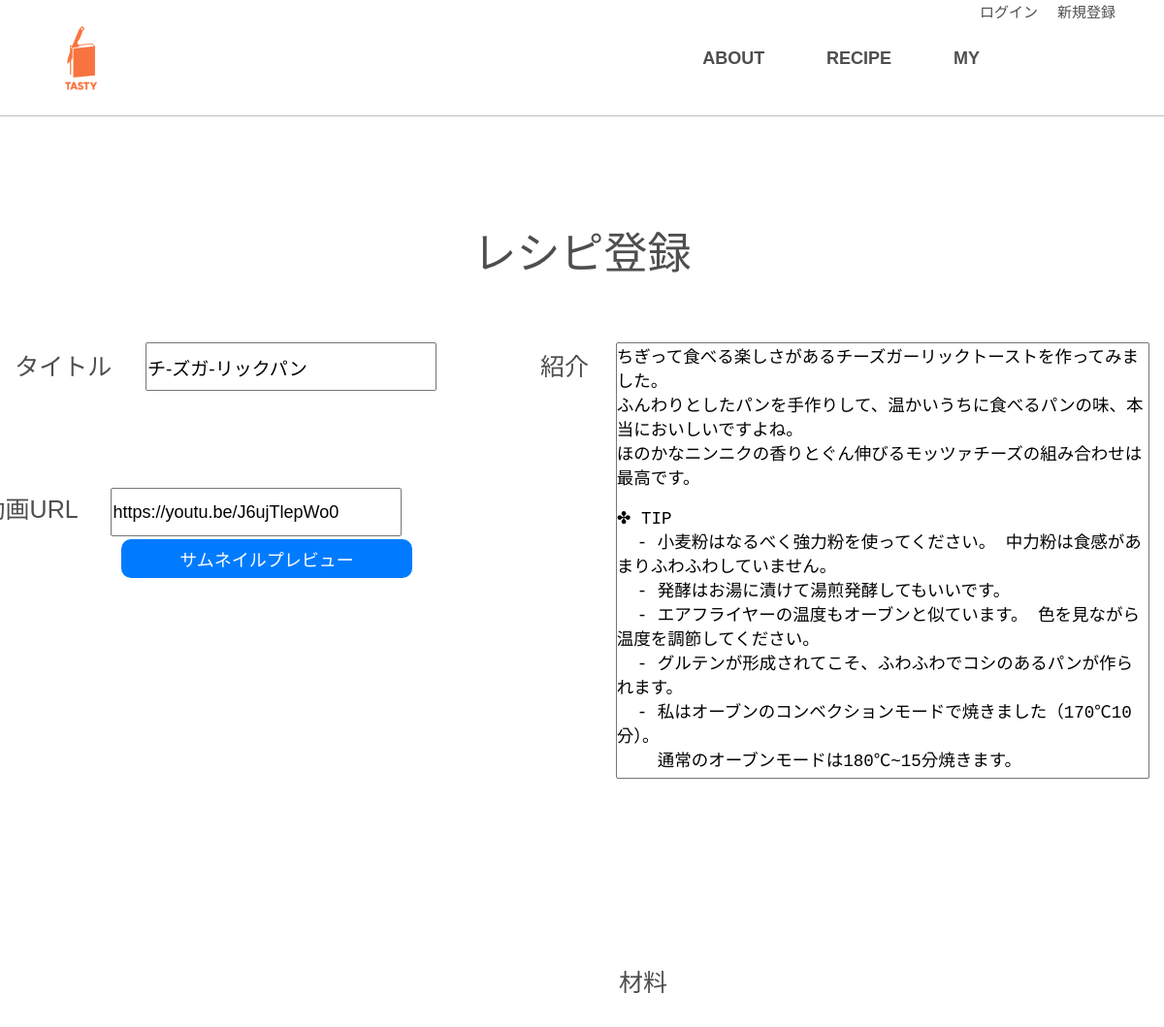
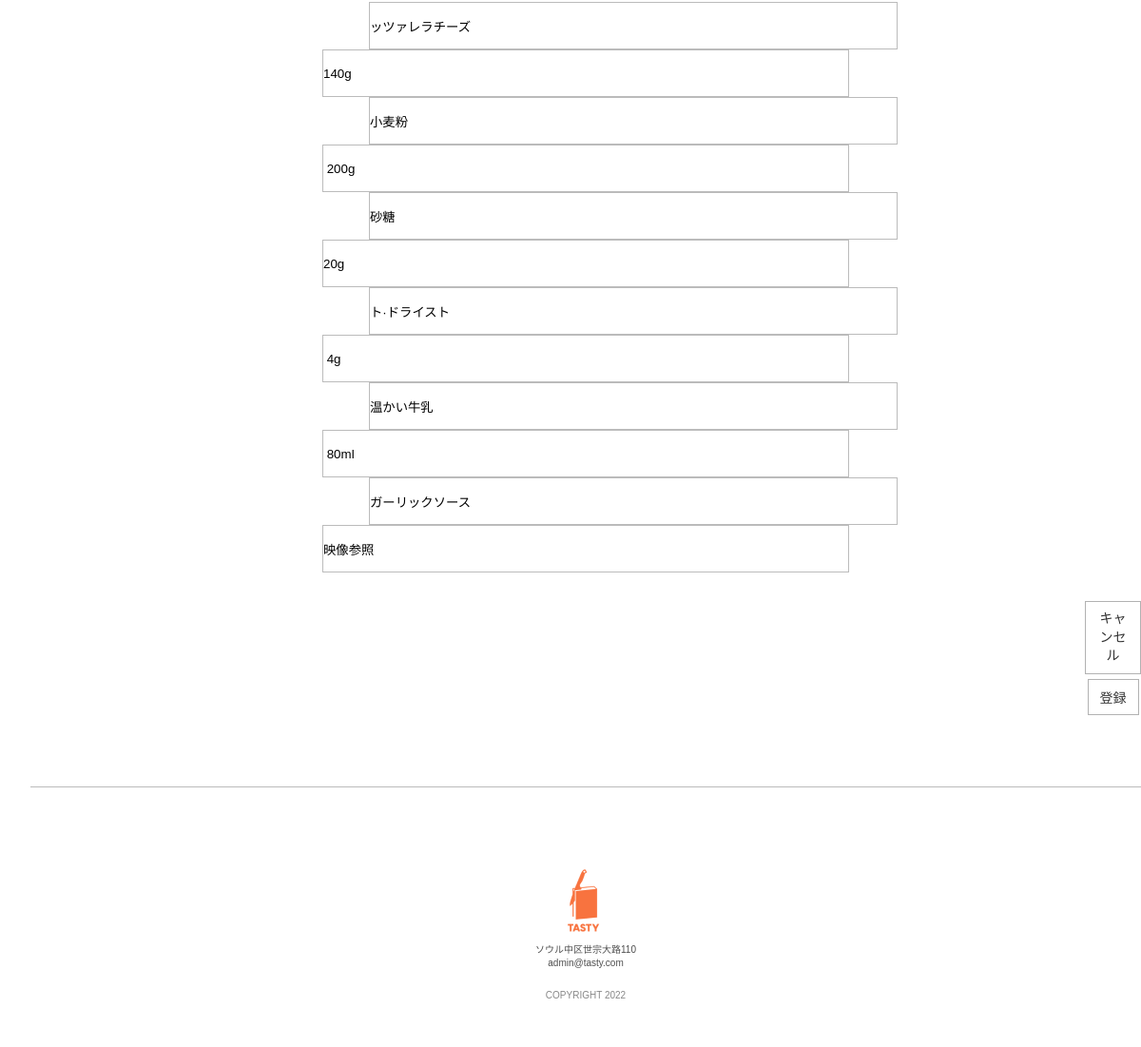
The app's page /movie_update.php?num=13 with its own data (2 pictures, top to bottom).
### tables this page shows
CREATE TABLE IF NOT EXISTS `recipe_movie` (
  `recipe_id` int(11) NOT NULL AUTO_INCREMENT,
  `recipe_title` varchar(100) DEFAULT NULL,
  `recipe_introduce` text DEFAULT NULL,
  `writer` varchar(100) DEFAULT NULL,
  `regdate` datetime DEFAULT NULL,
  `recipe_url` text DEFAULT NULL,
  `hits` int(11) DEFAULT NULL,
  PRIMARY KEY (`recipe_id`)
);

CREATE TABLE IF NOT EXISTS `ingre_m` (
  `ingre_id` int(11) NOT NULL AUTO_INCREMENT,
  `i_name_1` varchar(100) DEFAULT NULL,
  `i_name_2` varchar(100) DEFAULT NULL,
  `i_name_3` varchar(100) DEFAULT NULL,
  `i_name_4` varchar(100) DEFAULT NULL,
  `i_name_5` varchar(100) DEFAULT NULL,
  `i_name_6` varchar(100) DEFAULT NULL,
  `i_num_1` varchar(100) DEFAULT NULL,
  `i_num_2` varchar(100) DEFAULT NULL,
  `i_num_3` varchar(100) DEFAULT NULL,
  `i_num_4` varchar(100) DEFAULT NULL,
  `i_num_5` varchar(100) DEFAULT NULL,
  `i_num_6` varchar(100) DEFAULT NULL,
  PRIMARY KEY (`ingre_id`)
);

### movie_update.php (the view, shortened to what this page needs)
<!DOCTYPE html>
<html lang="ko">
<head>
    <link rel="stylesheet" type="text/css" href="https://cdn.rawgit.com/moonspam/NanumSquare/master/nanumsquare.css">
    <link rel="stylesheet" href="css/slick.css">
	<link rel="stylesheet" href="https://cdn.linearicons.com/free/1.0.0/icon-font.min.css">
    <link rel="stylesheet" href="css/reciperegis1.css">
</head>
<body>
   <div class="wrap">
      <?php include "template/nav.php"?>
      <div class="event1">
        <li>レシピ登録</li>
<?php
$recipe_title = "";
$recipe_introduce = "";
$movie_url = "";
$i_name1 = "";
$i_name2 = "";
$i_name3 = "";
$i_name4 = "";
$i_name5 = "";
$i_name6 = "";
$i_num_1 = "";
$i_num_2 = "";
$i_num_3 = "";
$i_num_4 = "";
$i_num_5 = "";
$i_num_6 = "";
$num = $_REQUEST['num'];
$num = ($num != null && $num > 0) ? $num : 0;
if ($num > 0) {
    require("db_connect.php");
    $query = $db->query("select * from recipe_movie where recipe_id = {$num}");
    $row = $query->fetch();
    $recipe_title = $row['recipe_title'];
    $recipe_introduce = $row['recipe_introduce'];
    $movie_url = $row['recipe_url'];
    $query = $db->query("select * from connection_m where recipe_id = {$num}");
    $row = $query->fetch();
    $Ingre_id = $row['ingre_id'];
    $query = $db->query("select * from ingre_m where ingre_id = {$Ingre_id}");
    $row = $query->fetch();
    $i_name1 = $row['i_name_1'];
    $i_name2 = $row['i_name_2'];
    $i_name3 = $row['i_name_3'];
    $i_name4 = $row['i_name_4'];
    $i_name5 = $row['i_name_5'];
    $i_name6 = $row['i_name_6'];
    $i_num_1 = $row['i_num_1'];
    $i_num_2 = $row['i_num_2'];
    $i_num_3 = $row['i_num_3'];
    $i_num_4 = $row['i_num_4'];
    $i_num_5 = $row['i_num_5'];
    $i_num_6 = $row['i_num_6'];
}
?>
            </div>
            <div class="box">
                <ul>
                <li>タイトル &nbsp; &nbsp; <input type="text" id="name" class="int" name="recipe_title" value="<?=$recipe_title?>" ></li>
                    <li style="margin-left: 100px; margin-top:-200px">紹介 &nbsp; &nbsp;</li><textarea id="make" cols="50"  class="int1" style="vertical-align:top;" rows="10" name="recipe_introduce"><?=$recipe_introduce?></textarea>
                </ul>
                <div class="box1">
                <li>動画URL &nbsp; &nbsp;
                    <input type="text" style="width:300px; height: 50px; font-size:18px;" class="form-control m-3 youtube-url" name="movie_url" value="https://youtu.be<?=$movie_url?>"/><br>
                    <button class="btn btn-primary btn-block mt-3" id="getBtn" type="button" style="width:300px; height: 40px; font-size:18px; border:none; margin-left: 155px; margin-top:3px; border-radius:10px;" >サムネイルプレビュー</button>
                    </li>
                </div>
           </div>
           <div class="box3" style="margin-bottom:50px;">
               <li style="margin-left: 94px; margin-bottom: 30px;">材料</li>
               <li><input type="text" id="name" class="int3" name="name_1" value="<?=$i_name1?>"><input type="text" id="name" class="int4" name="num_1" value="<?=$i_num_1?>"></li>
               <li><input type="text" id="name" class="int3" name="name_2" value="<?=$i_name2?>"><input type="text" id="name" class="int4" name="num_2" value="<?=$i_num_2?>"></li>
               <li><input type="text" id="name" class="int3" name="name_3" value="<?=$i_name3?>"><input type="text" id="name" class="int4" name="num_3" value="<?=$i_num_3?>"></li>
               <li><input type="text" id="name" class="int3" name="name_4" value="<?=$i_name4?>"><input type="text" id="name" class="int4" name="num_4" value="<?=$i_num_4?>"></li>
               <li><input type="text" id="name" class="int3" name="name_5" value="<?=$i_name5?>"><input type="text" id="name" class="int4" name="num_5" value="<?=$i_num_5?>"></li>
               <li><input type="text" id="name" class="int3" name="name_6" value="<?=$i_name6?>"><input type="text" id="name" class="int4" name="num_6" value="<?=$i_num_6?>"></li>
            <div class="b-btn01 type01">
                <ul class="b-btn-wrap">
                    <li><a class="b-btn-type01" href="recipe_video.php?<?=$num?>">キャンセル</a></li>
                    <li><input id="input" type="submit" value="登録"></li>
           </div>
   <br><br>
       <?php include "template/footer.php"?>
        </div>
   </div>
</body>
</html>

### css/reciperegis1.css (style rules this page uses)
* { box-sizing: border-box; }
* { margin: 0;padding: 0; }
a { color: inherit; text-decoration: inherit; }
li { list-style: none; }
body { font-family: 'NanumSquare', sans-serif !important; font-size: 14px; color:#4e4e4e; line-height: 1.4; }
.wrap { width: 100%; min-width: 1100px; overflow: hidden; }
html { scroll-behavior: smooth; }
body .event1 { font-size: 45px; margin-top: 230px; text-align: center; }
body .box { text-align: center; font-size: 25px; margin-top: 60px; }
body .box1 { text-align: center; margin-left: -805px; font-size: 25px; float: inherit; margin-top: -300px; }
body .box3 { text-align: center; font-size: 25px; margin-left: 32px; margin-top: 400px; }
body .box ul li { display: inline-block; }
body .int { width:300px; height: 50px; font-size:19px; }
body .int1 { width:550px; height: 450px; vertical-align: top; text-align: left; }
body .int3 { width:556px; height: 50px; margin-left:100px; background-color: #fff; border: 0.1px solid; border-color:#bbbbbb; border-left:solid 0.1px #bbbbbb; }
body .int4 { width:554px; height: 50px; background-color: #fff; border: 0.1px solid; border-color:#bbbbbb; border-right:solid 0.1px #bbbbbb; }
.b-btn01.type01 ul { padding:30px 0 0 0;text-align:center; margin-left: 1105px; }
.b-btn01.type01 ul li { display:inline-block;margin:0 0 5px 4px;vertical-align:top; }
.b-btn01.type01 ul li a, .b-btn01.type01 ul li button { display:block;padding:8px 12px;border:1px solid rgba(0,0,0,0.3);font-size:14px;color:#333; }
#input { display:block;padding:8px 12px;border:1px solid rgba(0,0,0,0.3);font-size:14px;color:#333; background-color: #fff; }
textarea { width: 100%; font-size: 0.7em; resize: none; }
.btn-primary { color:#fff;background-color:#007bff;border-color:#007bff }
@media screen and (max-width:2600px) { .wrap { min-width: 100%; } }

### records on screen
recipe_movie: recipe_title "チ-ズガ-リックパン", recipe_introduce "ちぎって食べる楽しさがあるチーズガーリックトーストを作ってみました。 ふんわりとしたパンを手作りして、温かいうちに食べるパンの味、本当においしいですよね。 ほのかなニンニクの香りとぐん伸びるモッツァチーズの組み合わせは最高です。 ✤ TIP - 小麦粉はなるべく強力粉を使ってください。 中力粉は食感があまりふわふわしていません。 - 発酵はお湯に漬けて湯煎発酵してもいいです。 - エアフライヤーの温度もオーブンと似ています。 色を見ながら温度を調節してください。 - グルテンが形成されてこそ、ふわふわでコシのあるパンが作られます。 - 私はオーブンのコンベクションモードで焼きました（170℃10分）。 通常のオーブンモードは180℃~15分焼きます。", movie_url "https://youtu.be/J6ujTlepWo0"
ingre_m: name_1 "ッツァレラチーズ", num_1 "140g", name_2 "小麦粉", num_2 "200g", name_3 "砂糖", num_3 "20g", name_4 "ト·ドライスト", num_4 "4g", name_5 "温かい牛乳", num_5 "80ml", name_6 "ガーリックソース", num_6 "映像参照"
